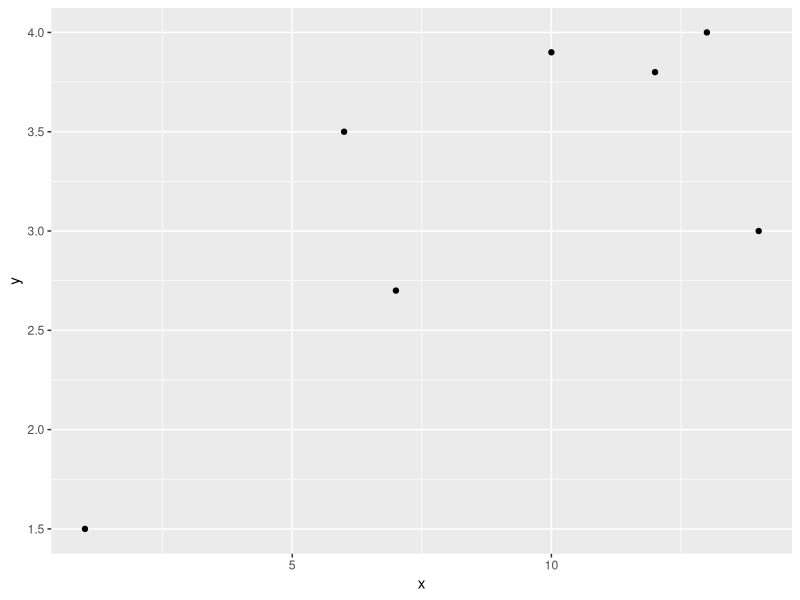
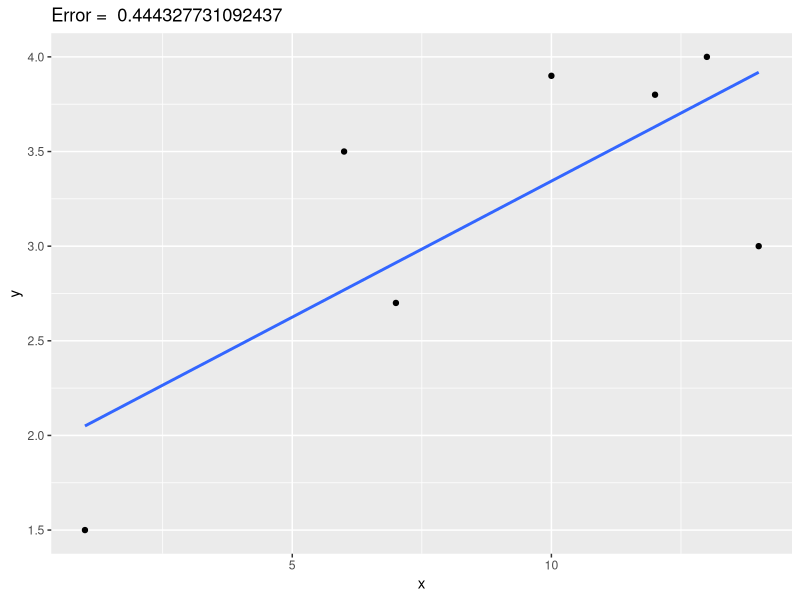
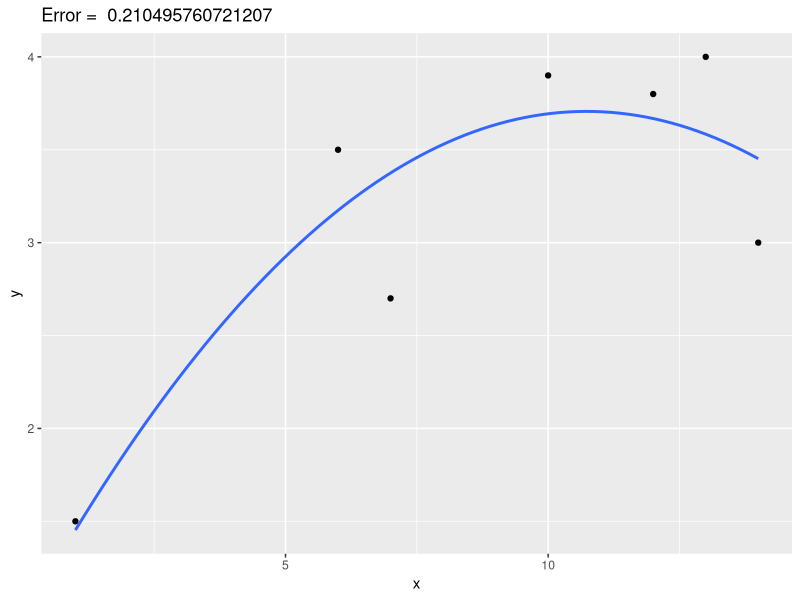
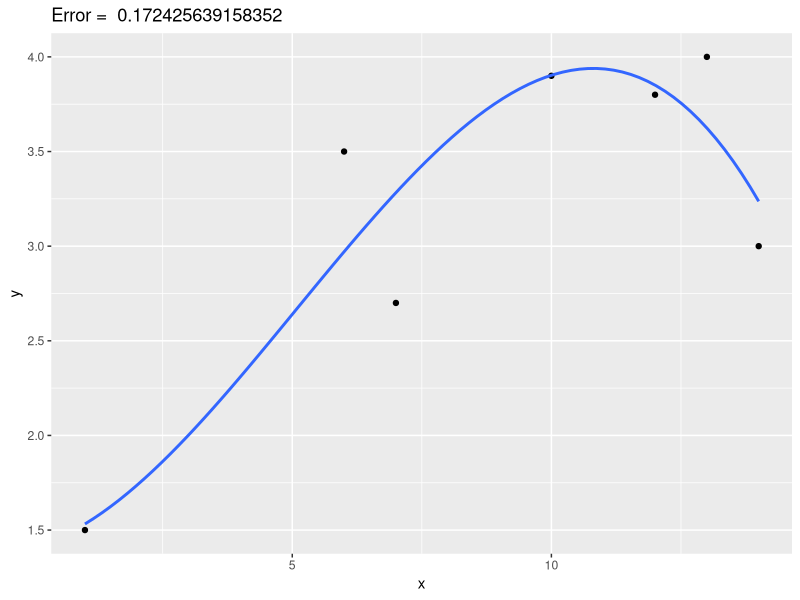
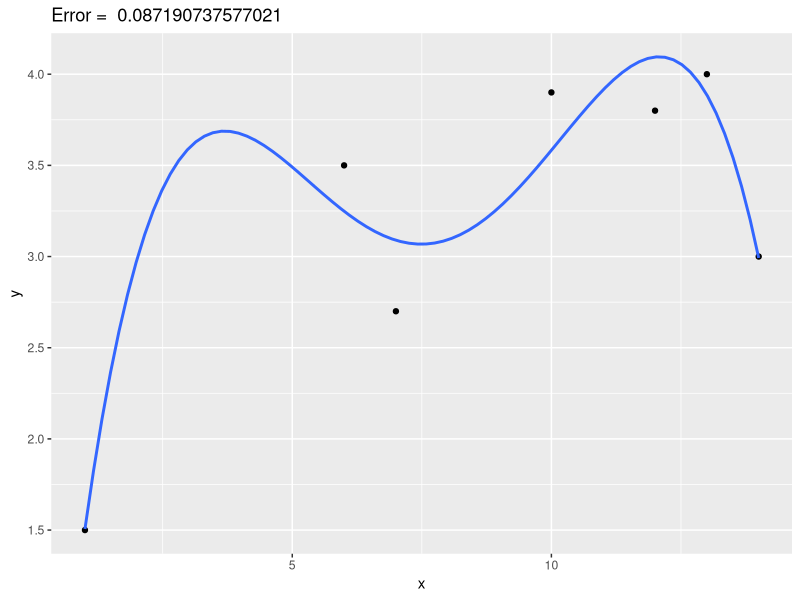
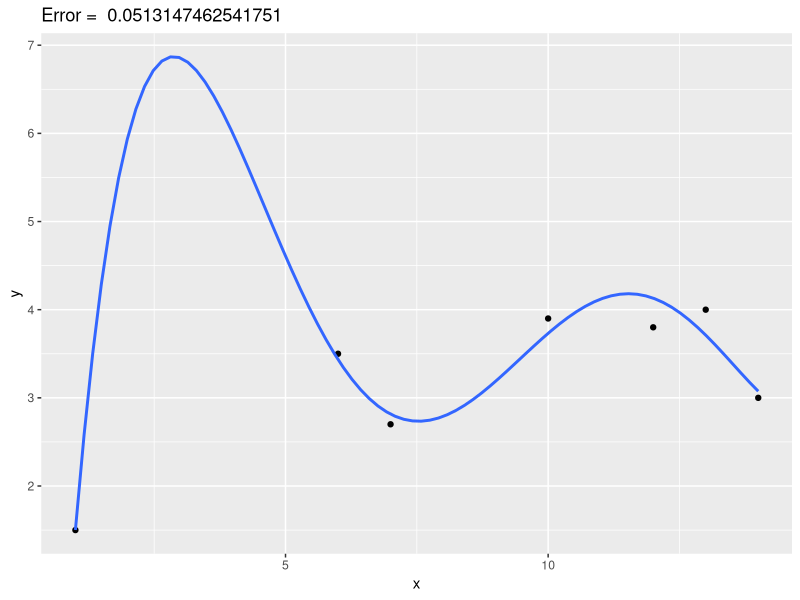
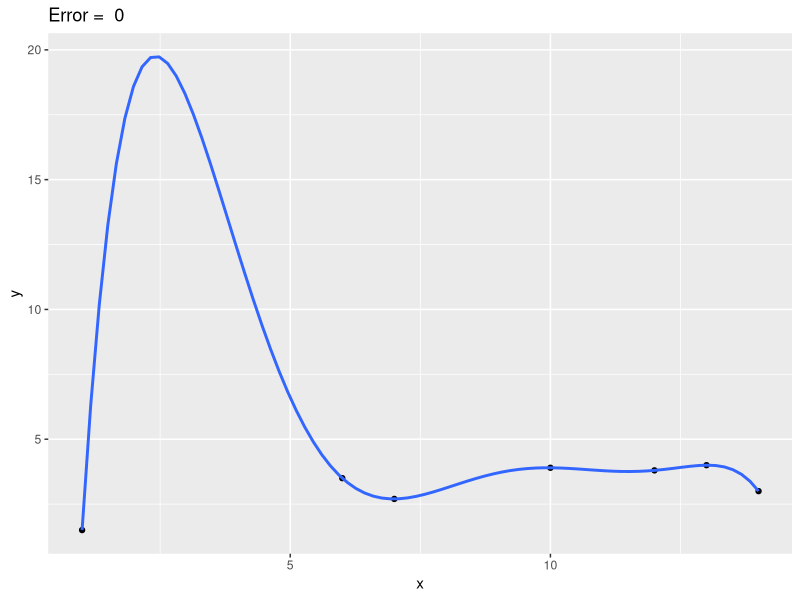
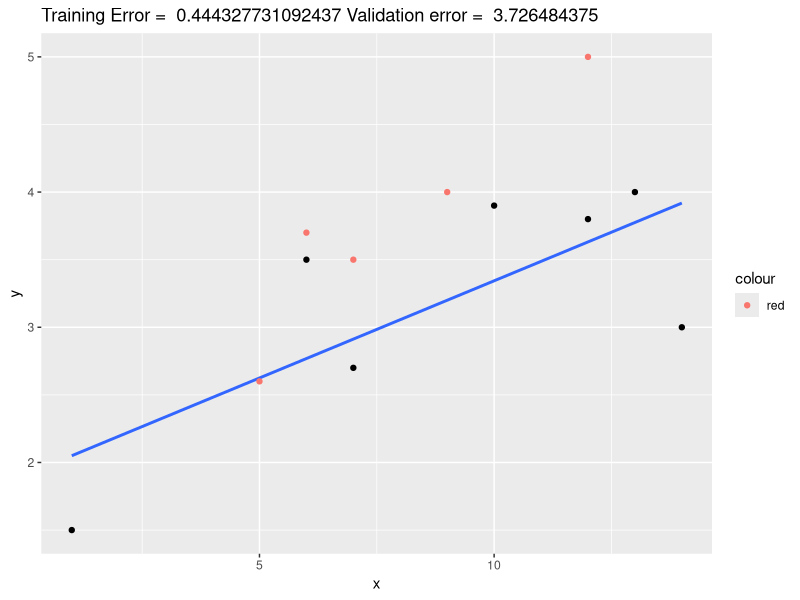

These figures' R source, in order:
## ---- chunk 1
knitr::opts_chunk$set(echo = FALSE, warning = FALSE, message = FALSE)
## ---- chunk 2
library(tidyverse)
x<-c(13, 6, 14, 10, 7, 12, 1)
y<-c(4, 3.5, 3, 3.9, 2.7, 3.8, 1.5)

d1 = data.frame(x=c(5,7,9,6,12), y=c(2.6,3.5,4.0, 3.7, 5.0))
d2=data.frame(x=c(20, 10, 1, 13, 17, 2), y=c(4, 3.5, 1, 3, 4, 3.8))

d <- as_tibble(cbind(x, y))
names(d1)=c("x","y")

ggplot(d, aes(x=x,y=y))+geom_point()
## ---- chunk 3
a1 =lm(y~x)
ggplot(d, aes(x=x, y=y))+geom_point()+geom_smooth(method = "lm", formula = y ~ poly(x, 1), se = FALSE)+labs(title=paste("Error = ", toString(1-summary(a1)$r.squared)))
## ---- chunk 4
a2 =lm(y~x+I(x^2))
ggplot(d, aes(x=x, y=y))+geom_point()+geom_smooth(method = "lm", formula = y ~ poly(x, 2), se = FALSE)+labs(title=paste("Error = ", toString(1-summary(a2)$r.squared)))
## ---- chunk 5
a3 =lm(y~x+I(x^2)+I(x^3))
ggplot(d, aes(x=x, y=y))+geom_point()+geom_smooth(method = "lm", formula = y ~ poly(x, 3), se = FALSE)+labs(title=paste("Error = ", toString(1-summary(a3)$r.squared)))
## ---- chunk 6
a4 =lm(y~x+I(x^2)+I(x^3)+I(x^4))
ggplot(d, aes(x=x, y=y))+geom_point()+geom_smooth(method = "lm", formula = y ~ poly(x, 4), se = FALSE)+labs(title=paste("Error = ", toString(1-summary(a4)$r.squared)))
## ---- chunk 7
a5 =lm(y~x+I(x^2)+I(x^3)+I(x^4)+I(x^5))
ggplot(d, aes(x=x, y=y))+geom_point()+geom_smooth(method = "lm", formula = y ~ poly(x, 5), se = FALSE)+labs(title=paste("Error = ", toString(1-summary(a5)$r.squared)))
## ---- chunk 8
a6 = lm(y~x+I(x^2)+I(x^3)+I(x^4)+I(x^5)+I(x^6))
ggplot(d, aes(x=x, y=y))+geom_point()+geom_smooth(method = "lm", formula = y ~ poly(x, 6), se = FALSE)+labs(title=paste("Error = ", toString(1-summary(a6)$r.squared)))
## ---- chunk 9
e1 = sum((predict(a1, d1)-d1$y)^2)
ggplot(d, aes(x=x, y=y))+geom_point()+geom_smooth(method = "lm", formula = y ~ poly(x, 1), se = FALSE)+labs(title=paste("Training Error = ", toString(1-summary(a1)$r.squared),"Validation error = ",toString(e1)))+geom_point(d1, mapping = aes(x=x, y=y, color = "red"))
## ---- chunk 10
e2 = sum((predict(a2, d1)-d1$y)^2)
ggplot(d, aes(x=x, y=y))+geom_point()+geom_smooth(method = "lm", formula = y ~ poly(x, 2), se = FALSE)+labs(title=paste("Training Error = ", toString(1-summary(a2)$r.squared),"Validation error = ",toString(e2)))+geom_point(d1, mapping = aes(x=x, y=y, color = "red"))
## ---- chunk 11
e3 = sum((predict(a3, d1)-d1$y)^2)
ggplot(d, aes(x=x, y=y))+geom_point()+geom_smooth(method = "lm", formula = y ~ poly(x, 3), se = FALSE)+labs(title=paste("Training Error = ", toString(1-summary(a3)$r.squared),"Validation error = ",toString(e3)))+geom_point(d1, mapping = aes(x=x, y=y, color = "red"))
## ---- chunk 12
e4 = sum((predict(a4, d1)-d1$y)^2)
ggplot(d, aes(x=x, y=y))+geom_point()+geom_smooth(method = "lm", formula = y ~ poly(x, 4), se = FALSE)+labs(title=paste("Training Error = ", toString(1-summary(a4)$r.squared),"Validation error = ",toString(e4)))+geom_point(d1, mapping = aes(x=x, y=y, color = "red"))
## ---- chunk 13
e5 = sum((predict(a5, d1)-d1$y)^2)
ggplot(d, aes(x=x, y=y))+geom_point()+geom_smooth(method = "lm", formula = y ~ poly(x, 5), se = FALSE)+labs(title=paste("Training Error = ", toString(1-summary(a5)$r.squared),"Validation error = ",toString(e5)))+geom_point(d1, mapping = aes(x=x, y=y, color = "red"))
## ---- chunk 14
e6 = sum((predict(a6, d1)-d1$y)^2)
ggplot(d, aes(x=x, y=y))+geom_point()+geom_smooth(method = "lm", formula = y ~ poly(x, 6), se = FALSE)+labs(title=paste("Training Error = ", toString(1-summary(a6)$r.squared),"Validation error = ",toString(e6)))+geom_point(d1, mapping = aes(x=x, y=y, color = "red"))
## ---- chunk 15
train = c(1-summary(a1)$r.squared,
                1-summary(a2)$r.squared,
                1-summary(a3)$r.squared,
                1-summary(a4)$r.squared,
                1-summary(a5)$r.squared,
                1-summary(a6)$r.squared)
validation =c(e1,e2,e3,e4,e5,e6)
result = data.frame(n=c(1:6), train, validation)
library(reshape2)
result = melt(result, id = "n")
names(result)=c("n","data", "error")
ggplot(result)+geom_point(mapping = aes(x=n, y= error, color = data))
